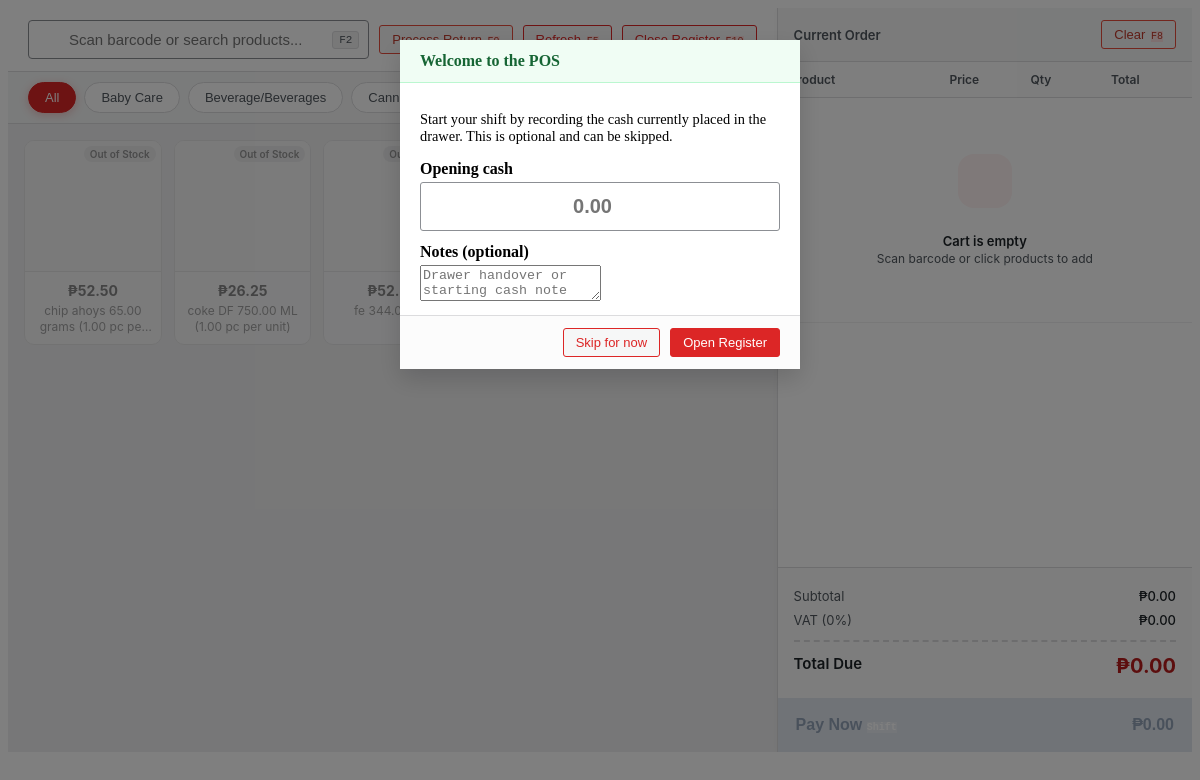
Page /reusablepage/salespos.php (signed in) on the committed database.
### tables this page shows
CREATE TABLE `product_categories` (
  `id` int(11) NOT NULL,
  `category_name` varchar(100) NOT NULL,
  `has_vat` tinyint(1) NOT NULL DEFAULT 0,
  `senior_discount` tinyint(1) NOT NULL DEFAULT 0,
  `pwd_discount` tinyint(1) NOT NULL DEFAULT 0
);

CREATE TABLE `products` (
  `id` int(11) NOT NULL,
  `branded_name` varchar(255) NOT NULL COMMENT 'Brand name (e.g., Amoxil)',
  `generic_name` varchar(255) NOT NULL COMMENT 'Generic/active ingredient (e.g., Amoxicillin)',
  `strength` decimal(10,2) NOT NULL DEFAULT 0.00 COMMENT 'Main strength value (e.g., 500mg)',
  `measurement_id` int(11) DEFAULT NULL,
  `barcode` varchar(100) DEFAULT NULL COMMENT 'Barcode for POS scanning',
  `category_id` int(11) DEFAULT NULL,
  `classification_id` int(11) DEFAULT NULL,
  `units_per_package` int(11) DEFAULT NULL COMMENT 'Units per package/blister/bottle',
  `imageproduct` varchar(500) NOT NULL,
  `is_basic_necessities` tinyint(1) NOT NULL DEFAULT 0,
  `package_type` varchar(100) DEFAULT NULL COMMENT 'Blister, Bottle, Strip, Box, Jar, etc.',
  `dosage_form` varchar(100) DEFAULT NULL COMMENT 'Tablet, Capsule, Syrup, Suspension, Cream, Drops',
  `dosage_form_id` int(11) DEFAULT NULL,
  `strength_per_quantity` decimal(10,2) DEFAULT NULL COMMENT 'Qty for strength (e.g., 5 for 5mL in syrup)',
  `strength_per_quantity_unit` varchar(50) DEFAULT NULL COMMENT 'Unit for strength_per_quantity (e.g., mL, g)',
  `is_hidden` tinyint(1) NOT NULL DEFAULT 0
);

### function/workingpos.php (called while the page is built, shortened)
<?php
class Product {
    private $conn;
    public function __construct($db) {
        $this->conn = $db;
    }
    public function getProducts() {
        $sql = "SELECT p.*,
                    pc.category_name,
                    pc.has_vat, pc.senior_discount, pc.pwd_discount,
                    um.serving_unit_name AS measurement_name,
                    COALESCE(SUM(CASE
                        WHEN i.current_quantity > 0
                             AND (i.expiry_date IS NULL OR i.expiry_date >= CURDATE())
                        THEN i.current_quantity
                        ELSE 0
                    END), 0) AS stock,
                    MIN(CASE
                        WHEN i.current_quantity > 0
                             AND i.expiry_date IS NOT NULL
                             AND i.expiry_date >= CURDATE()
                        THEN i.expiry_date
                        ELSE NULL
                    END) AS earliest_expiry_date,
                    COALESCE((SELECT newest.sale_price
                              FROM inventory newest
                              WHERE newest.product_id = p.id
                              ORDER BY newest.date_received DESC, newest.id DESC
                              LIMIT 1), 0) AS total_price,
                    COALESCE((SELECT newest.purchase_cost
                              FROM inventory newest
                              WHERE newest.product_id = p.id
                              ORDER BY newest.date_received DESC, newest.id DESC
                              LIMIT 1), 0) AS net_price,
                    COALESCE((SELECT newest.sale_price
                              FROM inventory newest
                              WHERE newest.product_id = p.id
                              ORDER BY newest.date_received DESC, newest.id DESC
                              LIMIT 1), 0) AS sale_price
                FROM products p
                LEFT JOIN product_categories pc ON p.category_id = pc.id
                LEFT JOIN serving_unit um ON p.measurement_id = um.id
                LEFT JOIN inventory i ON p.id = i.product_id
                GROUP BY p.id
                ORDER BY p.generic_name ASC";
        $stmt = $this->conn->prepare($sql);
        $stmt->execute();
        return $stmt->fetchAll(PDO::FETCH_ASSOC);
    }
    public function getCategories() {
        $sql = "SELECT * FROM product_categories ORDER BY category_name ASC";
        $stmt = $this->conn->prepare($sql);
        $stmt->execute();
        return $stmt->fetchAll(PDO::FETCH_ASSOC);
    }
}

### reusablepage/salespos.php (the view, shortened to what this page needs)
<?php
require_once __DIR__ . "/../conn/database.php";
require_once __DIR__ . "/../function/workingpos.php";
$product = new Product($db);
$products = $product->getProducts();
$categories = $product->getCategories();
?>
<link rel="stylesheet" href="../css/pos_wepos.css?v=1.10">
<div class="wepos-wrapper" id="weposApp">
    <div class="wepos-left">
        <div class="wepos-header">
            <div class="wepos-search-container">
                <input type="text" id="weposSearch" placeholder="Scan barcode or search products..." autocomplete="off">
                <kbd>F2</kbd>
            </div>
            <button type="button" class="wepos-btn wepos-btn-outline text-danger" style="border-color: #e74c3c; color: #c0392b;" onclick="openReturnModal()">
                    Process Return <kbd style="font-size: 10px; background: #fee2e2; color: #c0392b; border: none; margin-left: 2px;">F9</kbd>
                </button>
            <button class="wepos-btn wepos-btn-outline" onclick="location.reload()">
                Refresh <kbd style="font-size: 10px; background: #fee2e2; color: #c0392b; border: none; margin-left: 2px;">F5</kbd>
            </button>
            <button class="wepos-btn wepos-btn-outline text-primary" onclick="weposOpenClosingModal()">
                Close Register <kbd style="font-size: 10px; background: #fee2e2; color: #c0392b; border: none; margin-left: 2px;">F10</kbd>
            </button>
        </div>
        <div class="wepos-categories">
            <button class="wepos-cat-btn active" onclick="weposFilterCat('All')">All</button>
            <?php foreach ($categories as $cat): ?>
                <button class="wepos-cat-btn" onclick="weposFilterCat('<?= htmlspecialchars($cat['category_name']) ?>')">
                    <?= htmlspecialchars($cat['category_name']) ?>
                </button>
            <?php endforeach; ?>
        </div>
        <div class="wepos-products-area">
            <div class="wepos-products-grid" id="weposGrid">
                <?php if (empty($products)): ?>
                    <div class="w-100 text-center text-muted py-5 px-3">
                        <i class="fas fa-box-open d-block mb-3" style="font-size: 2.5rem; color: #cbd5e1;"></i>
                        <h5 class="mb-2">No products available</h5>
                        <p class="mb-0">Add a product and inventory batch before starting a sale.</p>
                    </div>
                <?php else: ?>
                <?php foreach ($products as $row): ?>
                    <?php
                        $stock = (int)($row['stock'] ?? 0);
                        $isOut = $stock <= 0;
                        $expiryDate = $row['earliest_expiry_date'] ?? null;
                        $isExpired = ($expiryDate && strtotime($expiryDate) < strtotime('today')) ? true : false;
                        $salePrice = (float)($row['total_price'] ?? $row['sale_price'] ?? 0);
                        $costPrice = (float)($row['net_price'] ?? $row['purchase_cost'] ?? $salePrice);
                    ?>
                    <div class="wepos-product-card <?= $isOut ? 'out-of-stock' : '' ?><?= $isExpired ? ' expired' : '' ?>"
                         data-id="<?= $row['id'] ?>"
                         data-name="<?= htmlspecialchars($row['branded_name']) ?> <?= htmlspecialchars($row['generic_name']) ?> <?= htmlspecialchars($row['strength'] ?? '') ?> <?= htmlspecialchars($row['measurement_name'] ?? '') ?><?= !empty(trim($row['dosage_form'] ?? '')) ? ' ' . htmlspecialchars(trim($row['dosage_form'])) : '' ?><?= isset($row['strength_per_quantity']) && $row['strength_per_quantity'] > 0 ? ' (' . htmlspecialchars((string)$row['strength_per_quantity']) . ' ' . htmlspecialchars(trim($row['strength_per_quantity_unit'] ?? '')) . ' per unit)' : '' ?>"
                         data-branded="<?= htmlspecialchars($row['branded_name']) ?>"
                         data-generic="<?= htmlspecialchars($row['generic_name']) ?>"
                         data-strength="<?= htmlspecialchars(trim(($row['strength'] ?? '') . (($row['strength'] ?? '') !== '' ? ' ' : '') . ($row['measurement_name'] ?? ''))) ?>"
                         data-form="<?= htmlspecialchars(trim($row['dosage_form'] ?? '')) ?>"
                         data-price="<?= $salePrice ?>"
                         data-net="<?= $costPrice ?>"
                         data-barcode="<?= htmlspecialchars($row['barcode'] ?? '') ?>"
                         data-category="<?= htmlspecialchars($row['category_name'] ?? 'Uncategorized') ?>"
                         data-has-vat="<?= (int)($row['has_vat'] ?? 0) ?>"
                         data-senior="<?= (int)($row['senior_discount'] ?? 0) ?>"
                         data-pwd="<?= (int)($row['pwd_discount'] ?? 0) ?>"
                         data-stock="<?= $stock ?>"
                         data-pcs="<?= (int)($row['pcs'] ?? 1) ?>"
                         data-expired="<?= $isExpired ? '1' : '0' ?>"
                         onclick="event.stopPropagation(); weposAddToCart(this)">
                        <div class="wepos-card-img">
                            <?php if ($isExpired): ?>
                                <span class="wepos-stock-badge expired">EXPIRED</span>
                            <?php elseif ($isOut): ?>
                                <span class="wepos-stock-badge empty">Out of Stock</span>
                            <?php else: ?>
                                <span class="wepos-stock-badge <?= $stock <= 10 ? 'low' : '' ?>"><?= $stock ?> in stock</span>
                            <?php endif; ?>
                        </div>
                        <div class="wepos-card-info">
                            <div class="wepos-card-price">₱<?= number_format($salePrice, 2) ?></div>
                            <div class="wepos-card-name">
                                <?= htmlspecialchars($row['branded_name']) ?> <?= htmlspecialchars($row['generic_name']) ?> <?= htmlspecialchars($row['strength'] ?? '') ?> <?= htmlspecialchars($row['measurement_name'] ?? '') ?><?= !empty(trim($row['dosage_form'] ?? '')) ? ' ' . htmlspecialchars(trim($row['dosage_form'])) : '' ?><?= isset($row['strength_per_quantity']) && $row['strength_per_quantity'] > 0 ? ' (' . htmlspecialchars((string)$row['strength_per_quantity']) . ' ' . htmlspecialchars(trim($row['strength_per_quantity_unit'] ?? '')) . ' per unit)' : '' ?>
                            </div>
                        </div>
                    </div>
                <?php endforeach; ?>
                <?php endif; ?>
            </div>
        </div>
    </div>
    <div class="wepos-right">
        <div class="wepos-resizer" id="weposCartResizer" title="Drag to resize the cart panel" aria-label="Drag to resize the cart panel">
        </div>
        <div class="wepos-cart-header">
            <span style="font-size:13px; font-weight:600; color:#50575e;">Current Order</span>
            <div class="wepos-cart-actions">
                <button class="wepos-btn wepos-btn-outline text-danger" style="border-color: #e74c3c; color: #c0392b;" onclick="weposClearCart()">
                    Clear <kbd style="font-size: 10px; background: #fee2e2; color: #c0392b; border: none; margin-left: 2px;">F8</kbd>
                </button>
            </div>
        </div>
        <div class="wepos-cart-items">
            <table class="wepos-cart-table">
                <thead>
                    <tr>
                        <th class="wepos-col-name">Product</th>
                        <th class="wepos-col-price">Price</th>
                        <th class="wepos-col-qty">Qty</th>
                        <th class="wepos-col-total">Total</th>
                        <th class="wepos-col-action"></th>
                    </tr>
                </thead>
                <tbody id="weposCartBody">
                </tbody>
            </table>
        </div>
        <div class="wepos-checkout-area">
            <div class="wepos-calc-box">
                <div class="wepos-calc-row">
                    <span>Subtotal</span>
                    <span id="calcSub">₱0.00</span>
                </div>
                <div class="wepos-calc-row text-muted" id="rowVat" style="display:none;">
                    <span>VAT (0%)</span>
                    <span id="calcVat">+₱0.00</span>
                </div>
                <div class="wepos-calc-row total-row">
                    <span>Total Due</span>
                    <span class="wepos-grand-total" id="calcTotal">₱0.00</span>
                </div>
            </div>
            <button class="wepos-pay-btn" id="weposPayBtn" onclick="weposOpenPayModal()" disabled>
                <span>Pay Now <kbd style="font-size: 10px; background: rgba(255,255,255,.25); color:#fff; border: none;">Shift</kbd></span>
                <span class="wepos-pay-amount" id="btnTotalAmount">₱0.00</span>
            </button>
        </div>
    </div>
</div>
<div class="wepos-modal-overlay" id="registerOpeningModal" style="display:none;" onclick="weposCloseOpeningModal(event)">
    <div class="wepos-modal" onclick="event.stopPropagation()" style="max-width:440px;">
        <div class="wepos-modal-head" style="background:#f0fdf4; border-bottom:1px solid #bbf7d0;">
            <h5 style="color:#166534;">Welcome to the POS</h5>
            <button type="button" onclick="weposCloseOpeningModal()"><i class="fas fa-times"></i></button>
        </div>
        <div class="wepos-modal-body">
            <p class="text-muted" style="font-size:0.9rem;">Start your shift by recording the cash currently placed in the drawer. This is optional and can be skipped.</p>
            <label for="openingCashAmount" style="font-weight:600; display:block; margin-bottom:4px;">Opening cash</label>
            <input type="number" id="openingCashAmount" class="wepos-input-lg" min="0" step="0.01" placeholder="0.00" autofocus>
            <label for="openingCashNotes" style="font-weight:600; display:block; margin:12px 0 4px;">Notes (optional)</label>
            <textarea id="openingCashNotes" rows="2" class="form-control" placeholder="Drawer handover or starting cash note"></textarea>
        </div>
        <div class="wepos-modal-foot">
            <button type="button" class="wepos-btn wepos-btn-outline" onclick="weposSkipOpeningModal()">Skip for now</button>
            <button type="button" class="wepos-btn wepos-btn-primary" id="confirmOpeningBtn" onclick="weposSubmitRegisterOpening()">Open Register</button>
        </div>
    </div>
</div>

### rows in the picture
product_categories: category_name "Baby Care"
product_categories: category_name "Beverage/Beverages"
product_categories: category_name "Canned…"
products: shows "Out of Stock", salePrice "52.50", generic_name "chip ahoys", strength "65.00", measurement_name "grams", strength_per_quantity "1.00", strength_per_quantity_unit "pc"
products: shows "Out of Stock", salePrice "26.25", branded_name "coke", generic_name "DF", strength "750.00", measurement_name "ML", strength_per_quantity "1.00", strength_per_quantity_unit "pc"
products: shows "Out…", salePrice "52.50", generic_name "fe", strength "344.00"
